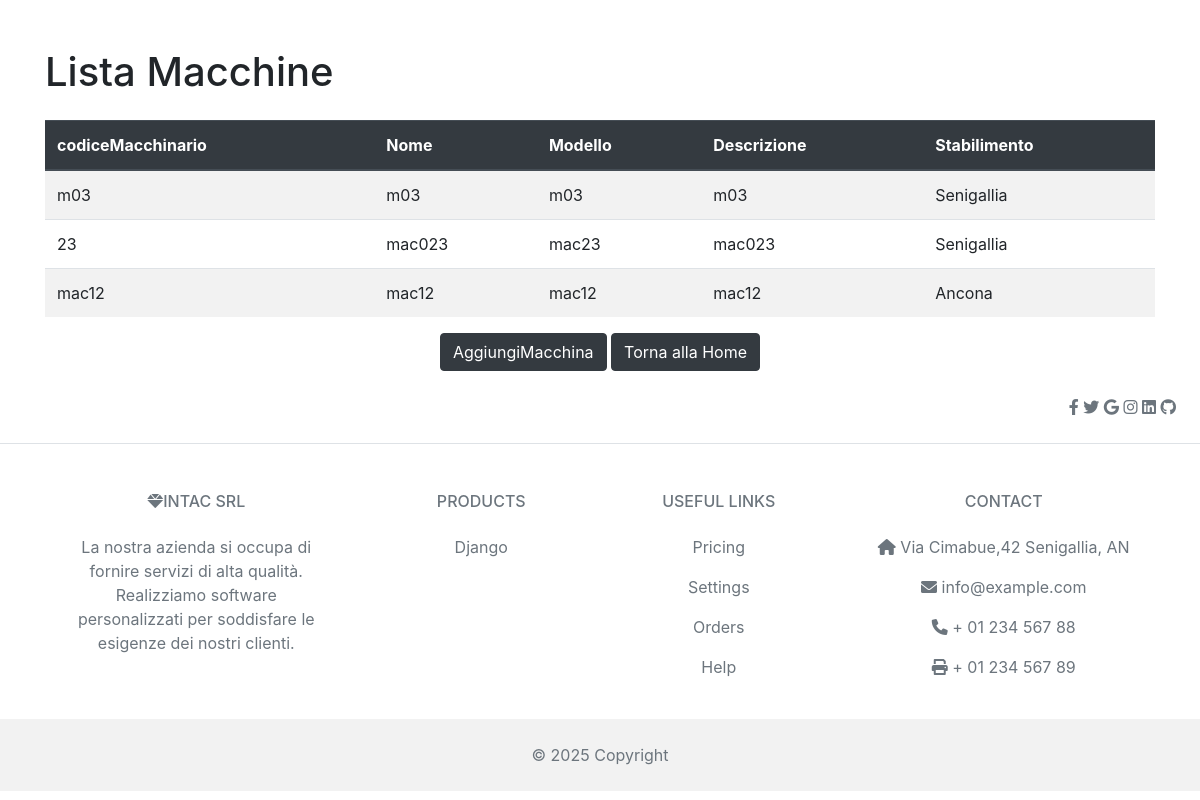
The page /macchine/ on the database as committed earlier.
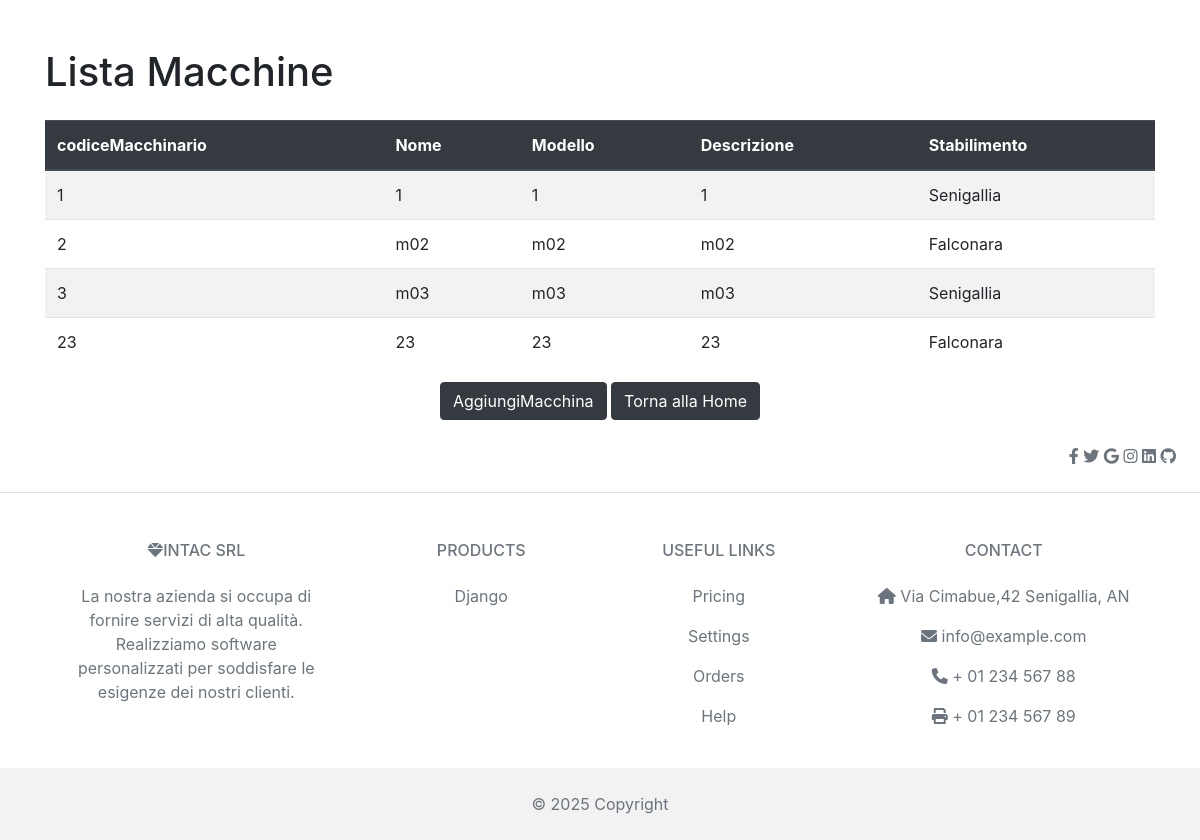
The same page on the database as committed later.
### gestione/models.py (models this page shows, shortened)
class Macchinario(models.Model):
    codiceMacchinario = models.CharField(max_length=100,primary_key=True)
    nome = models.CharField(max_length=100)
    descrizione = models.TextField()
    stabilimento = models.ForeignKey(Stabilimento,related_name='macchinario',on_delete=models.CASCADE)
    modello = models.CharField(max_length=24)

class Stabilimento(models.Model):
      nome = models.CharField(max_length=100)
      descrizione = models.TextField()

### gestione/views.py (the view)
# urls.py: path('macchine/', lista_macchine, name='lista_macchine'),
def lista_macchine(request):
    macchine = Macchinario.objects.all()
    return render(request, 'gestione/lista_macchine.html', {'macchine': macchine})

### gestione/templates/gestione/lista_macchine.html (shortened to what this page needs)
{% extends 'gestione/base.html' %}
    {% block content %}
    <div class="container mt-5">
        <h1 class="mb-4">Lista Macchine</h1>
        <table class="table table-striped">
            <thead class="thead-dark">
                <tr>
                    <th> codiceMacchinario</th>
                    <th>Nome</th>
                    <th>Modello</th>
                    <th>Descrizione</th>
                    <th>Stabilimento</th>
                </tr>
            </thead>
            <tbody>
                {% for macchine in macchine %}
                    <tr>
                        <td>{{ macchine.codiceMacchinario }}</td>
                        <td>{{ macchine.nome }}</td>
                        <td>{{ macchine.modello }}</td>
                        <td>{{ macchine.descrizione }}</td>
                        <td>{{ macchine.stabilimento.nome }}</td>
                    </tr>
                {% endfor %}
            </tbody>
        </table>
    </div>
    <div class="text-center">
        <a href="{% url 'aggiungi_macchina' %}" class="btn btn-dark">AggiungiMacchina</a>
       <a href="{% url 'home' %}" class="btn btn-dark">Torna alla Home</a>
    </div>
{% endblock %}

### gestione/templates/gestione/base.html (shortened to what this page needs)
<!DOCTYPE html>
<html lang="it">
<head>
    <link rel="stylesheet" href="https://maxcdn.bootstrapcdn.com/bootstrap/4.5.2/css/bootstrap.min.css">
    <link rel="stylesheet" href="https://cdnjs.cloudflare.com/ajax/libs/font-awesome/6.0.0-beta3/css/all.min.css">
</head>
<body>
    <main>
        {% block content %}{% endblock %}
    </main>
        {% block footer %}
<footer class="text-center text-lg-start bg-body-tertiary text-muted">
    <section class="d-flex justify-content-center justify-content-lg-between p-4 border-bottom">
      <div>
        <a href="" class="me-4 text-reset">
          <i class="fab fa-facebook-f"></i>
        </a>
        <a href="" class="me-4 text-reset">
          <i class="fab fa-twitter"></i>
        </a>
        <a href="" class="me-4 text-reset">
          <i class="fab fa-google"></i>
        </a>
        <a href="" class="me-4 text-reset">
          <i class="fab fa-instagram"></i>
        </a>
        <a href="" class="me-4 text-reset">
          <i class="fab fa-linkedin"></i>
        </a>
        <a href="" class="me-4 text-reset">
          <i class="fab fa-github"></i>
        </a>
      </div>
    </section>
    <section class="">
      <div class="container text-center text-md-start mt-5">
        <div class="row mt-3">
          <div class="col-md-3 col-lg-4 col-xl-3 mx-auto mb-4">
            <h6 class="text-uppercase fw-bold mb-4">
              <i class="fas fa-gem me-3"></i>Intac SRL
            </h6>
            <p>
              La nostra azienda si occupa di fornire servizi di alta qualità.
             Realizziamo software personalizzati per soddisfare le esigenze dei nostri clienti.
            </p>
          </div>
          <div class="col-md-2 col-lg-2 col-xl-2 mx-auto mb-4">
            <h6 class="text-uppercase fw-bold mb-4">
              Products
            </h6>
            <p>
              <a href="#!" class="text-reset">Django</a>
            </p>
          </div>
          <div class="col-md-3 col-lg-2 col-xl-2 mx-auto mb-4">
            <h6 class="text-uppercase fw-bold mb-4">
              Useful links
            </h6>
            <p>
              <a href="#!" class="text-reset">Pricing</a>
            </p>
            <p>
              <a href="#!" class="text-reset">Settings</a>
            </p>
            <p>
              <a href="#!" class="text-reset">Orders</a>
            </p>
            <p>
              <a href="#!" class="text-reset">Help</a>
            </p>
          </div>
          <div class="col-md-4 col-lg-3 col-xl-3 mx-auto mb-md-0 mb-4">
            <h6 class="text-uppercase fw-bold mb-4">Contact</h6>
            <p><i class="fas fa-home me-3"></i> Via Cimabue,42 Senigallia, AN </p>
            <p>
              <i class="fas fa-envelope me-3"></i>
              info@example.com
            </p>
            <p><i class="fas fa-phone me-3"></i> + 01 234 567 88</p>
            <p><i class="fas fa-print me-3"></i> + 01 234 567 89</p>
          </div>
        </div>
      </div>
    </section>
    <div class="text-center p-4" style="background-color: rgba(0, 0, 0, 0.05);">
      © 2025 Copyright
    </div>
  </footer>
        {% endblock %}
</body>
</html>

Rows that differ between the two databases and show on the page:
removed Macchinario: codiceMacchinario "m03", nome "m03", modello "m03", descrizione "m03", stabilimento.nome "Senigallia"
removed Macchinario: codiceMacchinario "mac12", nome "mac12", modello "mac12", descrizione "mac12", stabilimento.nome "Ancona"
added Macchinario: codiceMacchinario "1", nome "1", modello "1", descrizione "1", stabilimento.nome "Senigallia"
added Macchinario: codiceMacchinario "2", nome "m02", modello "m02", descrizione "m02", stabilimento.nome "Falconara"
added Macchinario: codiceMacchinario "3", nome "m03", modello "m03", descrizione "m03", stabilimento.nome "Senigallia"
changed Macchinario id 23: nome "mac023" → "23"; modello "mac23" → "23"; descrizione "mac023" → "23"; stabilimento.nome "Senigallia" → "Falconara"
